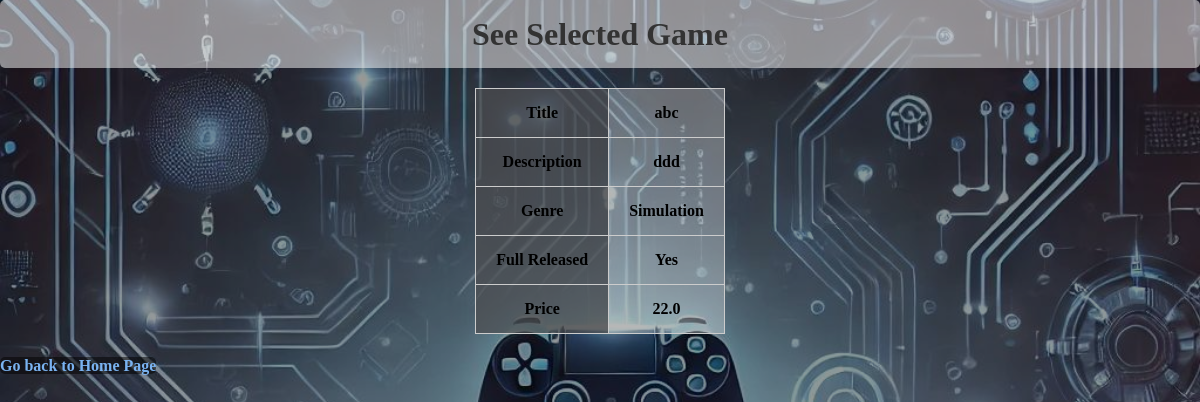
/seeSelectedGame/10, run on the app's committed database.
### tables this page shows
CREATE TABLE Game(
        gameID INTEGER PRIMARY KEY AUTOINCREMENT,
        title TEXT NOT NULL,
        price DOUBLE,
        description TEXT,
        isFullReleased BOOLEAN,
        publishedBy TEXT,
        FOREIGN KEY (publishedBy) REFERENCES User(username)
    );

### Main.py (the view)
@app.route("/seeSelectedGame/<int:gameID>")
def seeSelectedGame(gameID):
    conn = sqlite3.connect("PlatformDB.db")
    c = conn.cursor()
    c.execute("""
        SELECT
            g.title,
            g.description,
            group_concat(ge.name) AS genres,
            g.isFullReleased,
            g.price
        FROM Game g
        JOIN GameGenre gg ON g.gameID = gg.gameID
        JOIN Genre ge ON gg.genreID = ge.genreID
        WHERE g.gameID = ?
    """, (gameID,))
    game = c.fetchone()
    conn.close()
    if game:
        return render_template("seeSelectedGame.html",
                               game=game)
    else:
        return "Game not found", 404

### templates/seeSelectedGame.html (shortened to what this page needs)
<!DOCTYPE html>
<html lang="en">
<head>
    <link rel="stylesheet" href="{{ url_for('static', filename='style.css') }}">
</head>
<body>
<h1>See Selected Game</h1>
<table border="1">
    <tr>
        <th>Title</th>
        <td>{{ game[0] }}</td>
    </tr>
    <tr>
        <th>Description</th>
        <td>{{ game[1] }}</td>
    </tr>
    <tr>
        <th>Genre</th>
        <td>{{ game[2] }}</td>
    </tr>
    <tr>
        <th>Full Released</th>
        <td>{{ 'Yes' if game[3] else 'No' }}</td>
    </tr>
    <tr>
        <th>Price</th>
        <td>{{ game[4] }}</td>
    </tr>
</table>
<p><a href="{{ url_for('homePage') }}">Go back to Home Page</a></p>
</body>
</html>

### static/style.css (style rules this page uses)
* { margin: 0; padding: 0; box-sizing: border-box; }
body, h1, h2, h3, p, form, table, input, button { font-family: "Cascadia Code", serif; line-height: 1.5; font-weight: bold; }
body { color: #000; background: linear-gradient(rgba(0, 0, 0, 0.4), rgba(0, 0, 0, 0.4)), url('/static/website_background.jpg') no-repeat center center fixed; background-size: cover; }
h1, h2 { background-color: rgba(255, 255, 255, 0.5); margin-bottom: 20px; text-align: center; padding: 10px 0; border-radius: 5px; color: #333; }
h1 { font-size: 2em; }
a { color: #7ab3f1; background-color: rgba(2, 0, 0, 0.5); border-radius: 5px; font-weight: bold; text-decoration: none; transition: color 0.2s ease; }
table { margin: 20px auto; border-collapse: collapse; width: auto; }
table th, table td { padding: 12px 20px; color: #000; background-color: rgba(255, 255, 255, 0.3); border: 1px solid #ccc; text-align: center; }
table th { background-color: rgba(78, 78, 80, 0.7); font-weight: bold; }
table tr { animation: fadeIn 0.5s ease forwards; opacity: 0; }

### data on the page
Game: title "abc", description "ddd", isFullReleased "Yes"

### other printed values
{{ game[2] }} "Simulation"
{{ game[4] }} "22.0"
